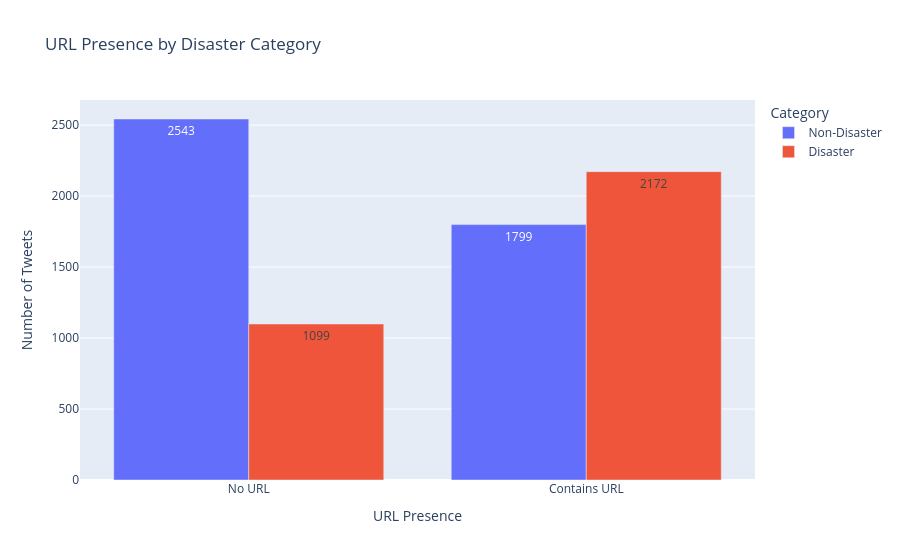

Write notebook code for a chart like this one.
### Code cell
url_plot = url_target.melt(id_vars="Has_URL", value_vars=["Non-Disaster", "Disaster"], var_name="Category", value_name="Count")

fig = px.bar(url_plot, x = "Has_URL", y = "Count", color = "Category", barmode = "group", text = "Count", title="URL Presence by Disaster Category")

fig.update_layout(xaxis_title = "URL Presence", yaxis_title = "Number of Tweets")

fig.show()

### Figure 1 — Plotly figure (JSON) as saved in the notebook; plotly's stock layout.template omitted (floating-point values rounded to 4 significant figures)
{"data": [{"alignmentgroup": "True", "hovertemplate": "Category=Non-Disaster<br>Has_URL=%{x}<br>Count=%{text}<extra></extra>", "legendgroup": "Non-Disaster", "marker": {"color": "#636efa", "pattern": {"shape": ""}}, "name": "Non-Disaster", "offsetgroup": "Non-Disaster", "orientation": "v", "showlegend": true, "text": [2543.0, 1799.0], "textposition": "auto", "type": "bar", "x": ["No URL", "Contains URL"], "xaxis": "x", "y": [2543, 1799], "yaxis": "y"}, {"alignmentgroup": "True", "hovertemplate": "Category=Disaster<br>Has_URL=%{x}<br>Count=%{text}<extra></extra>", "legendgroup": "Disaster", "marker": {"color": "#EF553B", "pattern": {"shape": ""}}, "name": "Disaster", "offsetgroup": "Disaster", "orientation": "v", "showlegend": true, "text": [1099.0, 2172.0], "textposition": "auto", "type": "bar", "x": ["No URL", "Contains URL"], "xaxis": "x", "y": [1099, 2172], "yaxis": "y"}], "layout": {"barmode": "group", "legend": {"title": {"text": "Category"}, "tracegroupgap": 0}, "title": {"text": "URL Presence by Disaster Category"}, "xaxis": {"anchor": "y", "domain": [0, 1], "title": {"text": "URL Presence"}}, "yaxis": {"anchor": "x", "domain": [0, 1], "title": {"text": "Number of Tweets"}}}}
